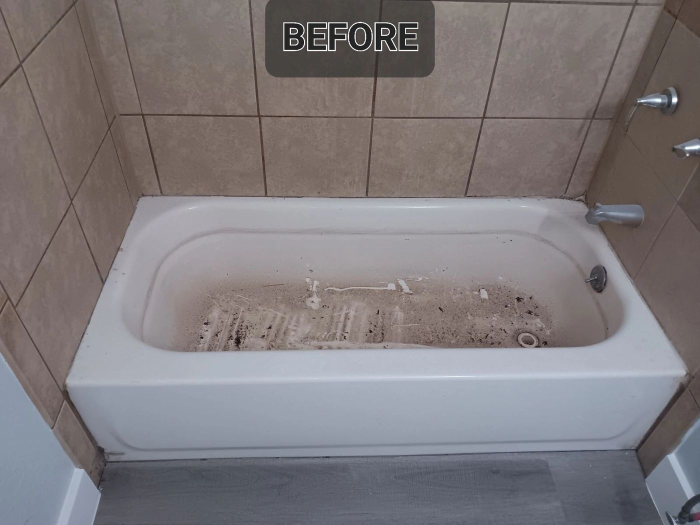
#> input picture images/before-1.jpg, 1400 x 1050 px (shown at 1/2 size)
$ python prepare-shower-ba.py ../images/before-1.jpg ../images/before-2.jpg ../images/before-2.jpg ../images/before-2.jpg
#> lines starting #> are read from the running program, lines starting #| are printed output that depends on the picture
"""Align shower before/after pair for BA slider using drain + niche anchors."""
from __future__ import annotations

import sys
from pathlib import Path

from PIL import Image

TARGET = (1920, 1080)


def drain_center(img: Image.Image) -> tuple[int, int]:
    gray = img.convert("L")
    w, h = gray.size
    x0, x1 = int(w * 0.35), int(w * 0.65)
    y0, y1 = int(h * 0.72), int(h * 0.92)
    best: tuple[float, int, int] | None = None
    for y in range(y0, y1, 2):
        for x in range(x0, x1, 2):
            patch = [gray.getpixel((x + dx, y + dy)) for dx in range(-6, 7) for dy in range(-6, 7)]
            mean = sum(patch) / len(patch)
            if mean < 140:
                score = 140 - mean
                if best is None or score > best[0]:
                    best = (score, x, y)
    return (w // 2, int(h * 0.82)) if best is None else (best[1], best[2])


def niche_center(img: Image.Image) -> tuple[int, int]:
    gray = img.convert("L")
    w, h = gray.size
    x0, x1 = int(w * 0.38), int(w * 0.62)
    y0, y1 = int(h * 0.28), int(h * 0.55)
    best: tuple[float, int, int] | None = None
    for y in range(y0, y1, 2):
        for x in range(x0, x1, 2):
            patch = [gray.getpixel((x + dx, y + dy)) for dx in range(-8, 9) for dy in range(-4, 5)]
            mean = sum(patch) / len(patch)
            if mean > 175:
                score = mean - 175
                if best is None or score > best[0]:
                    best = (score, x, y)
    return (w // 2, int(h * 0.4)) if best is None else (best[1], best[2])


def fill_color(img: Image.Image) -> tuple[int, int, int]:
    return img.convert("RGB").getpixel((img.size[0] // 2, img.size[1] // 2))


def scale_to_height(img: Image.Image, height: int) -> Image.Image:
    w, h = img.size
    return img.resize((int(w * height / h), height), Image.LANCZOS)


def shift_after(before: Image.Image, after: Image.Image, dx: int, dy: int) -> Image.Image:
    canvas = Image.new("RGB", before.size, fill_color(after))
    canvas.paste(after, (dx, dy))
    return canvas


def matched_cover_crop(before: Image.Image, after: Image.Image) -> tuple[Image.Image, Image.Image]:
    tw, th = TARGET
    sw, sh = before.size
    scale = max(tw / sw, th / sh)
    nw, nh = int(sw * scale), int(sh * scale)
    left = (nw - tw) // 2
    top = (nh - th) // 2
    box = (left, top, left + tw, top + th)
    return (
        before.resize((nw, nh), Image.LANCZOS).crop(box),
        after.resize((nw, nh), Image.LANCZOS).crop(box),
    )


def anchor_shift(before: Image.Image, after: Image.Image) -> tuple[int, int]:
    db, dn = drain_center(before), niche_center(before)
    da, an = drain_center(after), niche_center(after)
    dx = int(round((da[0] - db[0] + an[0] - dn[0]) / 2))
    dy = int(round((da[1] - db[1] + an[1] - dn[1]) / 2))
    print(f"before drain={db} niche={dn}")
    print(f"after  drain={da} niche={an}")
    print(f"anchor shift dx={dx} dy={dy}")
    # Fine-tune on final crop so niche/tile lines meet at the slider seam.
    dx, dy = dx - 49, dy - 40
    print(f"final shift dx={dx} dy={dy}")
    return dx, dy


def prepare_shower_pair(before_src: Path, after_src: Path, before_out: Path, after_out: Path) -> None:
    before = Image.open(before_src).convert("RGB")
    after = Image.open(after_src).convert("RGB")
    print(f"before={before.size} after={after.size}")

    after_scaled = scale_to_height(after, before.size[1])
    dx, dy = anchor_shift(before, after_scaled)
    after_aligned = shift_after(before, after_scaled, dx, dy)

    final_b, final_a = matched_cover_crop(before, after_aligned)
    final_b.save(before_out, quality=92, optimize=True)
    final_a.save(after_out, quality=92, optimize=True)
    print(f"OK {before_out.name} {final_b.size}")
    print(f"OK {after_out.name} {final_a.size}")


def main() -> int:
    if len(sys.argv) != 5:
        print("Usage: prepare-shower-ba.py <before_src> <after_src> <before_out> <after_out>")
        return 1
    prepare_shower_pair(*(Path(a) for a in sys.argv[1:5]))
#> in prepare_shower_pair, before is the input picture: PIL image 1400x1050 RGB; mean R, G, B 126.7, 121.5, 123.9
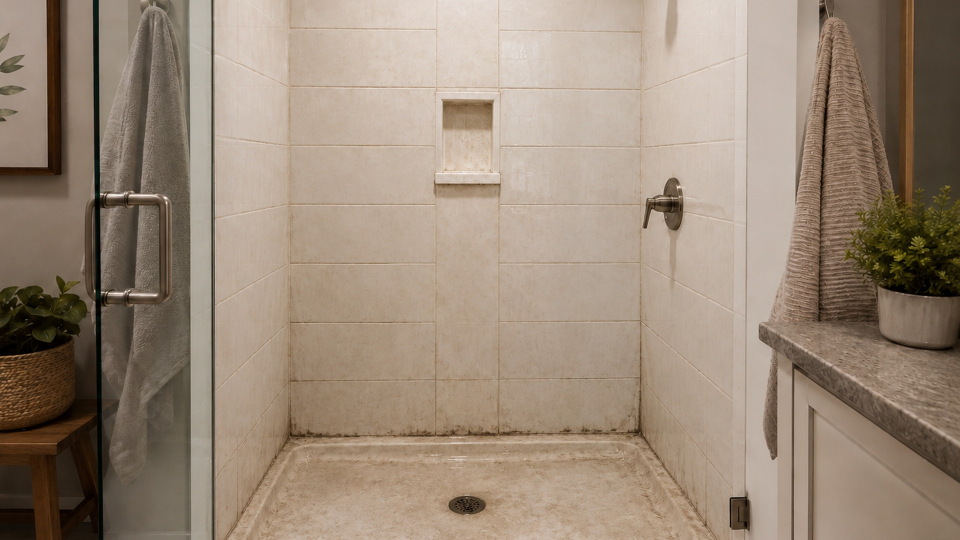
#> input picture images/before-2.jpg, 1920 x 1080 px (shown at 1/2 size)
#> in prepare_shower_pair, after is the input picture: PIL image 1920x1080 RGB; mean R, G, B 154.4, 137.1, 120
#| before=(1400, 1050) after=(1920, 1080)
#> after the loop in drain_center, `for y in range(y0, y1, 2):`: best = (56.65, 563, 950)
#> after the loop in niche_center, `for y in range(y0, y1, 2):`: best = (17.54, 844, 412)
#> in anchor_shift, `db, dn = drain_center(before), niche_center(before)`: db = (563, 950); dn = (844, 412)
#> in drain_center (call 2), `gray = img.convert("L")`:
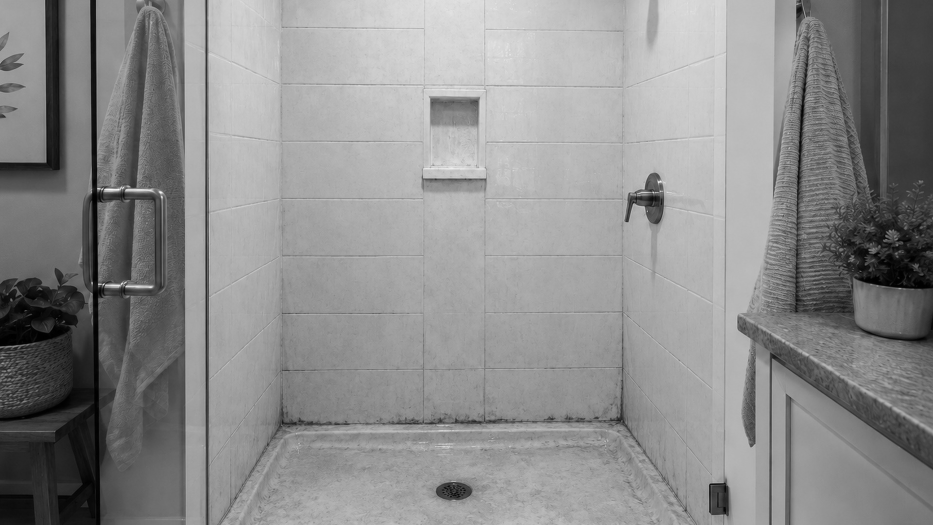
#> gray: PIL image 1866x1050 L (shown at 1/2 size); min 0, max 255, mean 140.3
#> after the loop in drain_center (call 2), `for y in range(y0, y1, 2):`: best = (52.79, 881, 842)
#> in anchor_shift, `da, an = drain_center(after), niche_center(after)`: da = (881, 842); an = (899, 336)
#> in anchor_shift, `dx = int(round((da[0] - db[0] + an[0] - dn[0]) / 2))`: dx = 186
#> in anchor_shift, `dy = int(round((da[1] - db[1] + an[1] - dn[1]) / 2))`: dy = -92
#| before drain=(563, 950) niche=(844, 412)
#| after  drain=(881, 842) niche=(899, 336)
#| anchor shift dx=186 dy=-92
#> in anchor_shift, `dx, dy = dx - 49, dy - 40`: dx = 137; dy = -132
#| final shift dx=137 dy=-132
#> in prepare_shower_pair, `dx, dy = anchor_shift(before, after_scaled)`: dx = 137; dy = -132
#> in shift_after, `canvas = Image.new("RGB", before.size, fill_color(after))`:
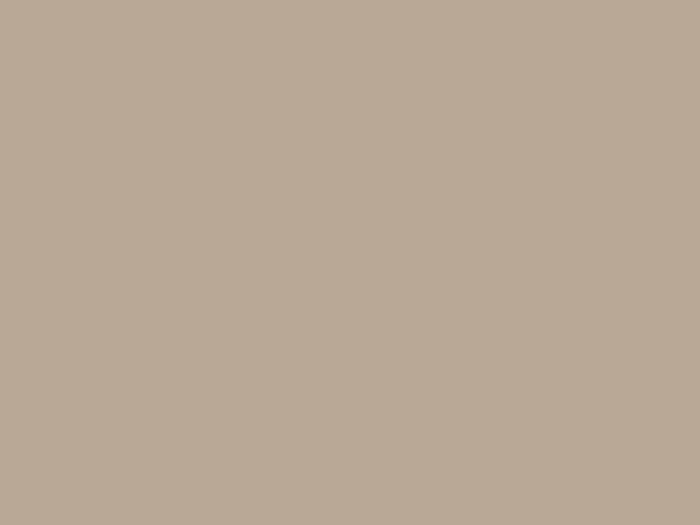
#> canvas: PIL image 1400x1050 RGB (shown at 1/2 size); mean R, G, B 185, 168, 150
#> in shift_after, `canvas.paste(after, (dx, dy))`:
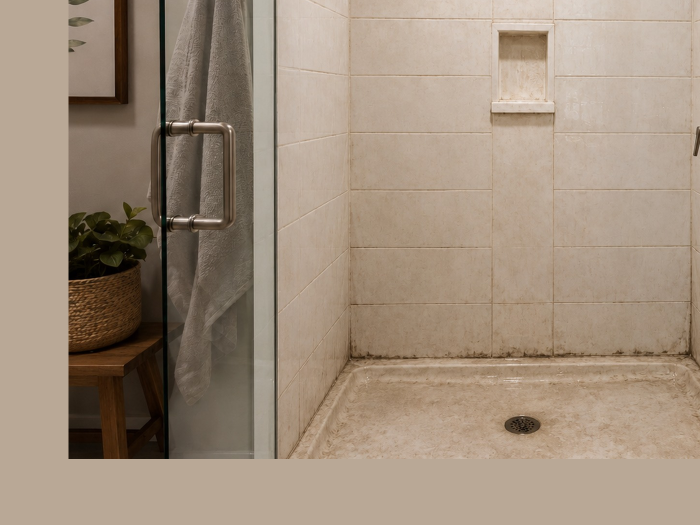
#> canvas: PIL image 1400x1050 RGB (shown at 1/2 size); mean R, G, B 159.9, 142.4, 124.5
#> in prepare_shower_pair, `final_b, final_a = matched_cover_crop(before, after_aligned)`:
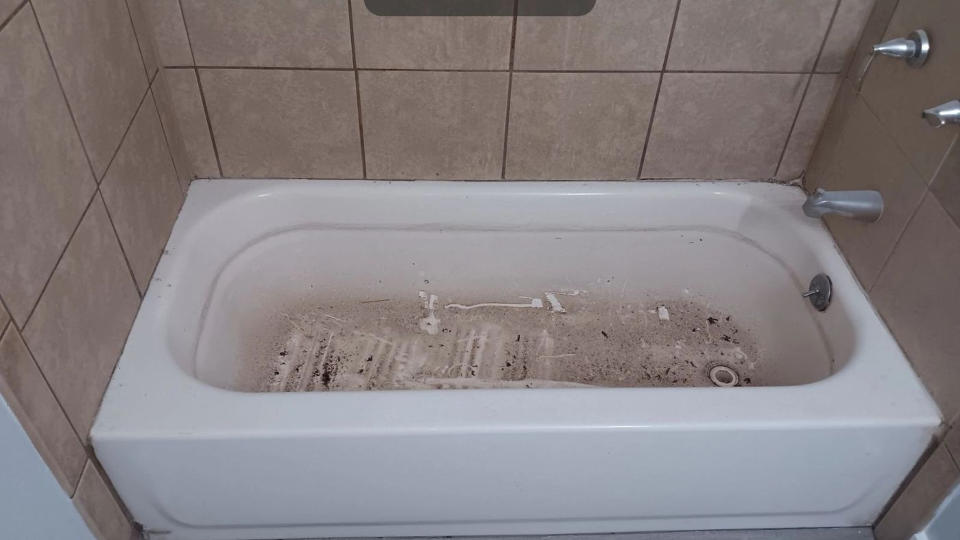
#> final_b: PIL image 1920x1080 RGB (shown at 1/2 size); mean R, G, B 134.3, 128, 129.9
#> in prepare_shower_pair, `final_b, final_a = matched_cover_crop(before, after_aligned)`:
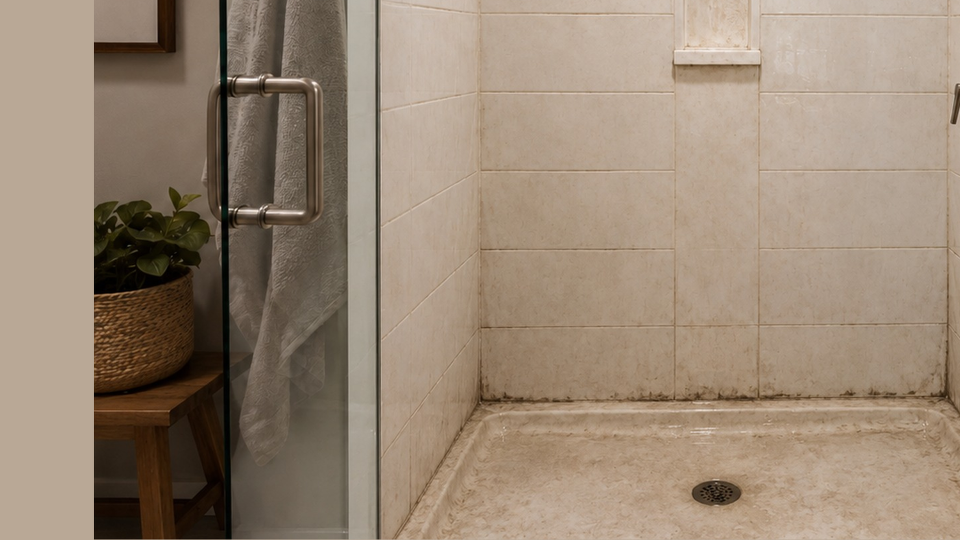
#> final_a: PIL image 1920x1080 RGB (shown at 1/2 size); mean R, G, B 152.7, 134.7, 116.3
#| OK before-2.jpg (1920, 1080)
#| OK before-2.jpg (1920, 1080)
    return 0


if __name__ == "__main__":
    raise SystemExit(main())
#> (the program exits here)
